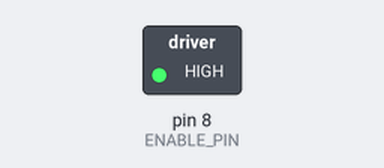
Simulated run of this sketch. Board: Arduino Uno, built with avr-gcc and run on an emulated ATmega328P. On the bench: switched loads named in the sketch (green lamp = pin HIGH).

Above: at 0.1 s.
Timing chart, 0 to 1.6 s (numbered marks = the images above):
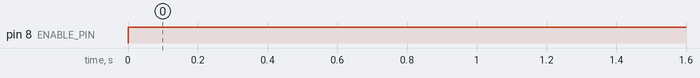

Measured:
- by itself, pin 8 (ENABLE_PIN): LOW → HIGH at 0.00 s

The sketch:

Motor-V3-ErsteMotor.ino
```cpp
#include <AccelStepper.h>

#define ENABLE_PIN 8
#define SPEED 1300  //SPEED... I am SPEED... Faster than fast quicker than quick... I am lightning
int EN = 1;         // 0=Enabled, 1=Disabled
int Drive = 0;      // Drive Status
long speedX = 0;
long speedY = 0;

AccelStepper stepperX(AccelStepper::DRIVER, 2, 5);
AccelStepper stepperY(AccelStepper::DRIVER, 3, 6);
AccelStepper stepperZ(AccelStepper::DRIVER, 4, 7);
AccelStepper stepperA(AccelStepper::DRIVER, 12, 13);
int applyDeadzone(int value, int dz) {
  return (abs(value) < dz) ? 0 : value;
}

const byte ST = 0xA1;
const int NUM_CHANNELS = 6;
int channels[NUM_CHANNELS];
String input = "";

unsigned long lastPacketTime = 0;
const unsigned long TimeoutFailsafe = 500;
bool failsafeActive = false;
bool MeineNachricht = false;

void setup() {
  pinMode(ENABLE_PIN, OUTPUT);
  stepperX.setMaxSpeed(SPEED);
  stepperY.setMaxSpeed(SPEED);
  stepperZ.setMaxSpeed(SPEED);
  stepperA.setMaxSpeed(SPEED);


  Serial.begin(115200);
  input.reserve(50);

  activateFailsafe();
  lastPacketTime = millis();
}

void loop() {
  ReadSerial();
  Channellogic();
  Stepper();
  /*
  static unsigned long lastDebugTime = 0;
  if (millis() - lastDebugTime > 100) {  // Nur alle 100ms Text ausgeben (schont die CPU)
    lastDebugTime = millis();
  printDebugInfo();
  }
  */
}


void ReadSerial() {
  while (Serial.available() > 0) {  //Wenn Serielle Daten verfügbar sind
    byte incomingByte = Serial.read();

    if (incomingByte == ST) {  //Falls Startbyte erkannt wird: input zurücksetzen
      input = "";
      MeineNachricht = true;  //Setze die MeineNachricht Variable auf True
    } else if (incomingByte > 0x80) {
      MeineNachricht = false;
    }

    else if (MeineNachricht) {
      if (incomingByte == '\n') {
        parseBuffer();
        MeineNachricht = false;
        break;
      } else {
        input += (char)incomingByte;
      }
    }
  }

  //  Failsafe Check
  if (millis() - lastPacketTime > TimeoutFailsafe) {
    if (!failsafeActive) {
      activateFailsafe();
      failsafeActive = true;
    }
  }
}

void parseBuffer() {
  int n = sscanf(input.c_str(), "%d,%d,%d,%d,%d,%d",
                 &channels[0], &channels[1], &channels[2],
                 &channels[3], &channels[4], &channels[5]);

  if (n == NUM_CHANNELS) {
    // Wenn Daten korrekt ankommen -> Failsafe beenden
    if (failsafeActive) {
      failsafeActive = false;
    }
    lastPacketTime = millis();  // Zeitstempel für Timeout-Timer erneuern
  }
}

void activateFailsafe() {
  // Sicherheitswerte definieren (z.B. alles auf 0)
  channels[0] = 500;
  channels[1] = 500;
  channels[2] = 500;
  channels[3] = 500;
  channels[4] = 0;
  channels[5] = 1000;
}

void printDebugInfo() {
  if (failsafeActive) {
    Serial.print(" [!] - Fallback: ");
  } else {
    Serial.print(" [OK] - Werte: ");
  }

  for (int i = 0; i < NUM_CHANNELS; i++) {
    Serial.print(channels[i]);
    if (i < NUM_CHANNELS - 1) Serial.print(",");
  }
  Serial.println();
}

void Channellogic() {
  speedX = map(channels[0], 0, 1000, -SPEED, SPEED);
  speedX = applyDeadzone(speedX, 200);

  speedY = map(channels[1], 0, 1000, -SPEED, SPEED);
  speedY = applyDeadzone(speedY, 100);

  // Logik für Enable (EN)
  if (channels[5] < 500) {
    EN = 0;  // Motor AN
  } else {
    EN = 1;  // Motor AUS
  }

  if (channels[4] < 500) {
    Drive = 1;
  } else {
    Drive = 0;
  }
  if (Drive == 1) {  // Arming in Drive Action
    if (speedX != 0 || speedY != 0) {
      EN = 0;  // Wenn die Sticks nicht center sind, Motor AN
    }
  }
  if (channels[5] > 500 && channels[4] > 500) {
    EN = 1;
  }
}

void Stepper() {

  if (Drive == 1) {
    stepperX.setSpeed(speedX);
    stepperZ.setSpeed(speedX);
    stepperY.setSpeed(speedY);
    stepperA.setSpeed(speedY);
  }
  if (Drive == 0) {
    stepperX.setSpeed(0);
		stepperZ.setSpeed(0);
    stepperY.setSpeed(0);
		stepperA.setSpeed(0);
  }
  digitalWrite(ENABLE_PIN, EN);
  stepperX.runSpeed();
  stepperY.runSpeed();
  stepperZ.runSpeed();
  stepperA.runSpeed();
}
```
